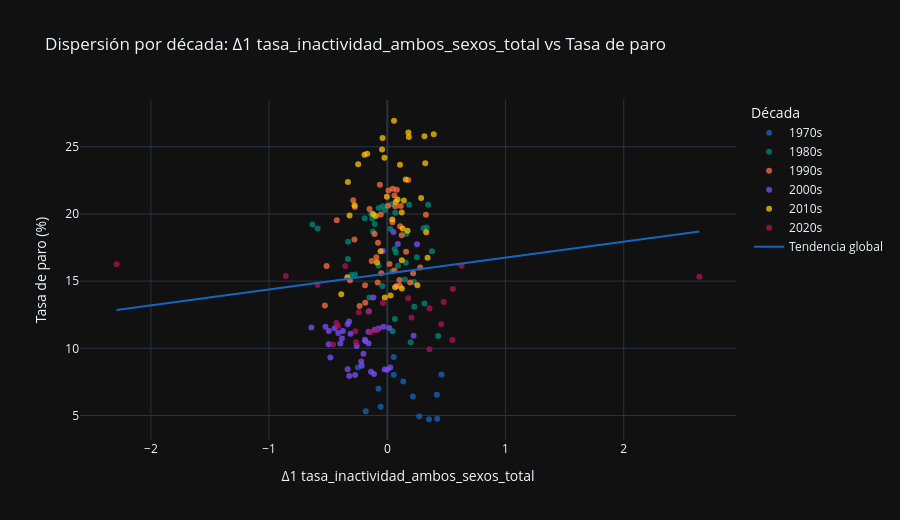

This figure's notebook cell:
### Markdown cell above
### Análisis:

La correlación global entre la primera diferencia de la tasa de inactividad y la tasa de paro es de 0,0857, prácticamente nula, pero la correlación rodante revela que esa cifra agregada esconde una relación intensa y de signo cambiante por regímenes. Con ventana de veinte trimestres, la rodante recorre un rango aproximado de -0,4 a +0,6 y cruza el cero en varias ocasiones: es negativa en los primeros años ochenta, positiva a mediados de esa década, vuelve a terreno negativo hacia 1991 con un mínimo cercano a -0,35, se torna positiva entre 1997 y 2003 con un máximo próximo a +0,5, cae de nuevo hasta cerca de -0,35 en la antesala de la crisis de 2008 y alcanza su valor más alto, cercano a +0,6, entre 2009 y 2012. En el tramo final vuelve a girar a negativo, con un mínimo próximo a -0,35 en 2024-2025.

Que la correlación global se acerque a cero no descarta la variable: la rodante es fuerte y mantiene el signo durante periodos prolongados, lo que apunta a un poder predictivo condicionado al régimen más que a una relación contemporánea estable. El patrón es el reflejo, con signo invertido, del obtenido para la tasa de actividad, cuya correlación global era de -0,0857 y cuya rodante recorría el rango opuesto, coherente con que la primera diferencia de una y otra tasa difieran solo en el signo.

### Code cell
df_cross['decada'] = (df_cross.index.year // 10 * 10).astype(str) + 's'
paleta_decadas = ['#1565C0', '#00897B', '#FF7043', '#7C4DFF', '#FFC107', '#AD1457']

df_scatter = df_cross.reset_index().rename(columns={'index': 'fecha', df_cross.index.name or 'index': 'fecha'})
if 'fecha' not in df_scatter.columns:
    df_scatter.insert(0, 'fecha', df_cross.index.strftime('%Y-%m-%d'))
else:
    df_scatter['fecha'] = pd.to_datetime(df_scatter['fecha']).dt.strftime('%Y-%m-%d')

fig = px.scatter(
    df_scatter, x='tasa_inactividad', y='parados',
    color='decada',
    hover_data=['fecha'],
    trendline='ols',
    trendline_scope='overall',
    color_discrete_sequence=paleta_decadas,
    title=f'Dispersión por década: {main_s9_label} vs Tasa de paro',
    labels={
        'tasa_inactividad': main_s9_label,
        'parados': 'Tasa de paro (%)',
        'decada': 'Década', 'fecha': 'Fecha',
    },
)
fig.for_each_trace(lambda t: t.update(name='Tendencia global') if t.name == 'Overall Trendline' else None)
fig.update_traces(marker=dict(size=6, opacity=0.75))
fig.update_layout(height=520)
fig.show()

### Figure 1 — Plotly figure (JSON) as saved in the notebook; plotly's stock layout.template omitted (floating-point values rounded to 4 significant figures; data arrays with more than 128 entries replaced by an {"elided": "..."} marker saying what was removed)
{"data": [{"customdata": [["1976-10-01"], ["1977-01-01"], ["1977-04-01"], ["1977-07-01"], ["1977-10-01"], ["1978-01-01"], ["1978-04-01"], ["1978-07-01"], ["1978-10-01"], ["1979-01-01"], ["1979-04-01"], ["1979-07-01"], ["1979-10-01"]], "hovertemplate": "Década=1970s<br>Δ1 tasa_inactividad_ambos_sexos_total=%{x}<br>Tasa de paro (%)=%{y}<br>Fecha=%{customdata[0]}<extra></extra>", "legendgroup": "1970s", "marker": {"color": "#1565C0", "opacity": 0.75, "size": 6, "symbol": "circle"}, "mode": "markers", "name": "1970s", "orientation": "v", "showlegend": true, "type": "scatter", "x": [0.3524, 0.2702, 0.4222, -0.1825, -0.05628, 0.2163, 0.419, -0.07501, 0.1346, 0.05457, 0.4583, -0.2488, 0.05429], "xaxis": "x", "y": [4.721, 4.92, 4.763, 5.318, 5.656, 6.418, 6.551, 6.998, 7.529, 8.025, 8.052, 8.579, 9.361], "yaxis": "y"}, {"customdata": [["1980-01-01"], ["1980-04-01"], ["1980-07-01"], ["1980-10-01"], ["1981-01-01"], ["1981-04-01"], ["1981-07-01"], ["1981-10-01"], ["1982-01-01"], ["1982-04-01"], ["1982-07-01"], ["1982-10-01"], ["1983-01-01"], ["1983-04-01"], ["1983-07-01"], ["1983-10-01"], ["1984-01-01"], ["1984-04-01"], ["1984-07-01"], ["1984-10-01"], ["1985-01-01"], ["1985-04-01"], ["1985-07-01"], ["1985-10-01"], ["1986-01-01"], ["1986-04-01"], ["1986-07-01"], ["1986-10-01"], ["1987-01-01"], ["1987-04-01"], ["1987-07-01"], ["1987-10-01"], ["1988-01-01"], ["1988-04-01"], ["1988-07-01"], ["1988-10-01"], ["1989-01-01"], ["1989-04-01"], ["1989-07-01"], ["1989-10-01"]], "hovertemplate": "Década=1980s<br>Δ1 tasa_inactividad_ambos_sexos_total=%{x}<br>Tasa de paro (%)=%{y}<br>Fecha=%{customdata[0]}<extra></extra>", "legendgroup": "1980s", "marker": {"color": "#00897B", "opacity": 0.75, "size": 6, "symbol": "circle"}, "mode": "markers", "name": "1980s", "orientation": "v", "showlegend": true, "type": "scatter", "x": [0.1973, 0.4304, 0.04387, 0.064, 0.2277, 0.3134, -0.152, -0.04169, 0.1484, 0.2247, -0.2736, -0.07409, 0.2501, 0.1561, -0.3335, 0.06265, 0.3066, 0.3332, -0.1066, -0.01978, 0.1845, 0.3451, -0.07193, -0.03948, 0.03587, 0.06739, -0.1268, -0.1913, -0.1358, -0.6339, -0.5895, -0.1222, 0.02493, 0.1595, -0.3317, 0.378, 0.07239, 0.09029, -0.3035, 0.03938], "xaxis": "x", "y": [10.44, 10.91, 11.26, 12.18, 13.09, 13.34, 13.78, 14.63, 15.12, 14.93, 15.5, 16.15, 16.78, 16.37, 16.64, 17.39, 18.94, 18.99, 19.25, 20.3, 20.68, 20.68, 20.44, 20.58, 20.72, 20.09, 19.66, 19.68, 20.0, 19.22, 18.92, 18.7, 18.9, 18.52, 17.93, 17.22, 17.12, 16.15, 15.46, 15.74], "yaxis": "y"}, {"customdata": [["1990-01-01"], ["1990-04-01"], ["1990-07-01"], ["1990-10-01"], ["1991-01-01"], ["1991-04-01"], ["1991-07-01"], ["1991-10-01"], ["1992-01-01"], ["1992-04-01"], ["1992-07-01"], ["1992-10-01"], ["1993-01-01"], ["1993-04-01"], ["1993-07-01"], ["1993-10-01"], ["1994-01-01"], ["1994-04-01"], ["1994-07-01"], ["1994-10-01"], ["1995-01-01"], ["1995-04-01"], ["1995-07-01"], ["1995-10-01"], ["1996-01-01"], ["1996-04-01"], ["1996-07-01"], ["1996-10-01"], ["1997-01-01"], ["1997-04-01"], ["1997-07-01"], ["1997-10-01"], ["1998-01-01"], ["1998-04-01"], ["1998-07-01"], ["1998-10-01"], ["1999-01-01"], ["1999-04-01"], ["1999-07-01"], ["1999-10-01"]], "hovertemplate": "Década=1990s<br>Δ1 tasa_inactividad_ambos_sexos_total=%{x}<br>Tasa de paro (%)=%{y}<br>Fecha=%{customdata[0]}<extra></extra>", "legendgroup": "1990s", "marker": {"color": "#FF7043", "opacity": 0.75, "size": 6, "symbol": "circle"}, "mode": "markers", "name": "1990s", "orientation": "v", "showlegend": true, "type": "scatter", "x": [-0.05191, 0.1028, -0.1882, -0.08132, 0.1927, 0.1056, -0.3157, 0.2186, 0.2787, 0.01912, -0.09243, 0.1216, 0.3268, -0.1506, -0.288, 0.04544, 0.1773, -0.06287, 0.01009, 0.08018, 0.0599, 0.06754, -0.2747, 0.114, 0.004926, -0.05486, -0.428, 0.04338, 0.1079, -0.1074, -0.2782, -0.07878, 0.1586, -0.1322, -0.5141, 0.05983, 0.07995, -0.1866, -0.5283, -0.2348], "xaxis": "x", "y": [15.58, 15.08, 14.69, 14.9, 14.89, 14.65, 15.06, 15.59, 16.01, 16.28, 16.78, 18.41, 19.94, 20.38, 21.02, 21.88, 22.52, 22.17, 21.75, 21.8, 21.37, 20.58, 20.51, 20.6, 20.62, 19.96, 19.54, 19.38, 19.08, 18.51, 18.1, 17.86, 17.19, 16.5, 16.13, 15.78, 14.65, 13.39, 13.19, 13.16], "yaxis": "y"}, {"customdata": [["2000-01-01"], ["2000-04-01"], ["2000-07-01"], ["2000-10-01"], ["2001-01-01"], ["2001-04-01"], ["2001-07-01"], ["2001-10-01"], ["2002-01-01"], ["2002-04-01"], ["2002-07-01"], ["2002-10-01"], ["2003-01-01"], ["2003-04-01"], ["2003-07-01"], ["2003-10-01"], ["2004-01-01"], ["2004-04-01"], ["2004-07-01"], ["2004-10-01"], ["2005-01-01"], ["2005-04-01"], ["2005-07-01"], ["2005-10-01"], ["2006-01-01"], ["2006-04-01"], ["2006-07-01"], ["2006-10-01"], ["2007-01-01"], ["2007-04-01"], ["2007-07-01"], ["2007-10-01"], ["2008-01-01"], ["2008-04-01"], ["2008-07-01"], ["2008-10-01"], ["2009-01-01"], ["2009-04-01"], ["2009-07-01"], ["2009-10-01"]], "hovertemplate": "Década=2000s<br>Δ1 tasa_inactividad_ambos_sexos_total=%{x}<br>Tasa de paro (%)=%{y}<br>Fecha=%{customdata[0]}<extra></extra>", "legendgroup": "2000s", "marker": {"color": "#7C4DFF", "opacity": 0.75, "size": 6, "symbol": "circle"}, "mode": "markers", "name": "2000s", "orientation": "v", "showlegend": true, "type": "scatter", "x": [-0.1557, -0.3357, -0.5231, -0.07483, 0.2223, -0.1589, -0.4963, -0.1896, -0.6428, -0.4153, -0.4453, -0.03276, -0.3231, -0.3757, -0.4945, -0.1075, 0.01633, -0.3109, -0.3835, -0.1846, -0.2593, -0.482, 0.0003463, -0.2162, -0.2204, -0.3353, -0.1121, -0.1383, -0.02278, -0.3219, -0.2725, 0.02518, -0.202, -0.3969, -0.158, -0.118, -0.03817, 0.08859, 0.2517, 0.05207], "xaxis": "x", "y": [12.76, 11.79, 11.61, 11.48, 10.94, 10.35, 10.3, 10.63, 11.55, 11.15, 11.49, 11.61, 11.99, 11.28, 11.3, 11.37, 11.5, 11.09, 10.74, 10.53, 10.17, 9.319, 8.411, 8.705, 9.027, 8.443, 8.084, 8.264, 8.419, 7.932, 8.006, 8.57, 9.603, 10.36, 11.23, 13.79, 17.24, 17.77, 17.75, 18.66], "yaxis": "y"}, {"customdata": [["2010-01-01"], ["2010-04-01"], ["2010-07-01"], ["2010-10-01"], ["2011-01-01"], ["2011-04-01"], ["2011-07-01"], ["2011-10-01"], ["2012-01-01"], ["2012-04-01"], ["2012-07-01"], ["2012-10-01"], ["2013-01-01"], ["2013-04-01"], ["2013-07-01"], ["2013-10-01"], ["2014-01-01"], ["2014-04-01"], ["2014-07-01"], ["2014-10-01"], ["2015-01-01"], ["2015-04-01"], ["2015-07-01"], ["2015-10-01"], ["2016-01-01"], ["2016-04-01"], ["2016-07-01"], ["2016-10-01"], ["2017-01-01"], ["2017-04-01"], ["2017-07-01"], ["2017-10-01"], ["2018-01-01"], ["2018-04-01"], ["2018-07-01"], ["2018-10-01"], ["2019-01-01"], ["2019-04-01"], ["2019-07-01"], ["2019-10-01"]], "hovertemplate": "Década=2010s<br>Δ1 tasa_inactividad_ambos_sexos_total=%{x}<br>Tasa de paro (%)=%{y}<br>Fecha=%{customdata[0]}<extra></extra>", "legendgroup": "2010s", "marker": {"color": "#FFC107", "opacity": 0.75, "size": 6, "symbol": "circle"}, "mode": "markers", "name": "2010s", "orientation": "v", "showlegend": true, "type": "scatter", "x": [-0.09813, -0.3195, 0.04209, 0.1219, 0.08724, -0.2775, -0.003842, 0.1556, -0.02419, -0.1931, -0.04439, 0.3141, 0.05665, 0.1781, -0.04026, 0.1819, 0.393, -0.1701, 0.1072, -0.2466, 0.3211, -0.3334, 0.2862, 0.07136, 0.1405, -0.1208, 0.1295, 0.3288, 0.1715, -0.05669, -0.08673, 0.1228, 0.3403, -0.3383, 0.06546, 0.123, 0.2541, -0.3896, 0.0274, -0.02113], "xaxis": "x", "y": [19.84, 19.89, 19.59, 20.11, 21.08, 20.64, 21.28, 22.56, 24.19, 24.4, 24.79, 25.77, 26.94, 26.06, 25.65, 25.73, 25.93, 24.47, 23.67, 23.7, 23.78, 22.37, 21.18, 20.9, 21.0, 20.0, 18.91, 18.63, 18.75, 17.22, 16.38, 16.55, 16.74, 15.28, 14.55, 14.45, 14.7, 14.02, 13.92, 13.78], "yaxis": "y"}, {"customdata": [["2020-01-01"], ["2020-04-01"], ["2020-07-01"], ["2020-10-01"], ["2021-01-01"], ["2021-04-01"], ["2021-07-01"], ["2021-10-01"], ["2022-01-01"], ["2022-04-01"], ["2022-07-01"], ["2022-10-01"], ["2023-01-01"], ["2023-04-01"], ["2023-07-01"], ["2023-10-01"], ["2024-01-01"], ["2024-04-01"], ["2024-07-01"], ["2024-10-01"], ["2025-01-01"], ["2025-04-01"], ["2025-07-01"], ["2025-10-01"]], "hovertemplate": "Década=2020s<br>Δ1 tasa_inactividad_ambos_sexos_total=%{x}<br>Tasa de paro (%)=%{y}<br>Fecha=%{customdata[0]}<extra></extra>", "legendgroup": "2020s", "marker": {"color": "#AD1457", "opacity": 0.75, "size": 6, "symbol": "circle"}, "mode": "markers", "name": "2020s", "orientation": "v", "showlegend": true, "type": "scatter", "x": [0.5543, 2.64, -2.29, -0.3566, 0.6283, -0.8587, -0.5904, 0.4767, 0.1767, -0.2409, -0.1594, 0.3563, -0.03732, -0.4156, -0.431, 0.4554, 0.2047, -0.2702, -0.1417, 0.5507, -0.08626, -0.4583, -0.2652, 0.3571], "xaxis": "x", "y": [14.41, 15.33, 16.26, 16.13, 16.14, 15.39, 14.71, 13.44, 13.73, 12.69, 12.73, 12.99, 13.38, 11.67, 11.89, 11.8, 12.29, 11.27, 11.21, 10.61, 11.36, 10.29, 10.45, 9.932], "yaxis": "y"}, {"hovertemplate": "<b>OLS trendline</b><br>parados = 1.18301 * tasa_inactividad + 15.5694<br>R<sup>2</sup>=0.007347<br><br>Δ1 tasa_inactividad_ambos_sexos_total=%{x}<br>Tasa de paro (%)=%{y} <b>(trend)</b><extra></extra>", "legendgroup": "Overall Trendline", "line": {"color": "#1565C0"}, "marker": {"opacity": 0.75, "size": 6}, "mode": "lines", "name": "Tendencia global", "showlegend": true, "type": "scatter", "x": {"elided": "197 float values"}, "xaxis": "x", "y": {"elided": "197 float values"}, "yaxis": "y"}], "layout": {"height": 520, "legend": {"title": {"text": "Década"}, "tracegroupgap": 0}, "title": {"text": "Dispersión por década: Δ1 tasa_inactividad_ambos_sexos_total vs Tasa de paro"}, "xaxis": {"anchor": "y", "domain": [0.0, 1.0], "title": {"text": "Δ1 tasa_inactividad_ambos_sexos_total"}}, "yaxis": {"anchor": "x", "domain": [0.0, 1.0], "title": {"text": "Tasa de paro (%)"}}}}
